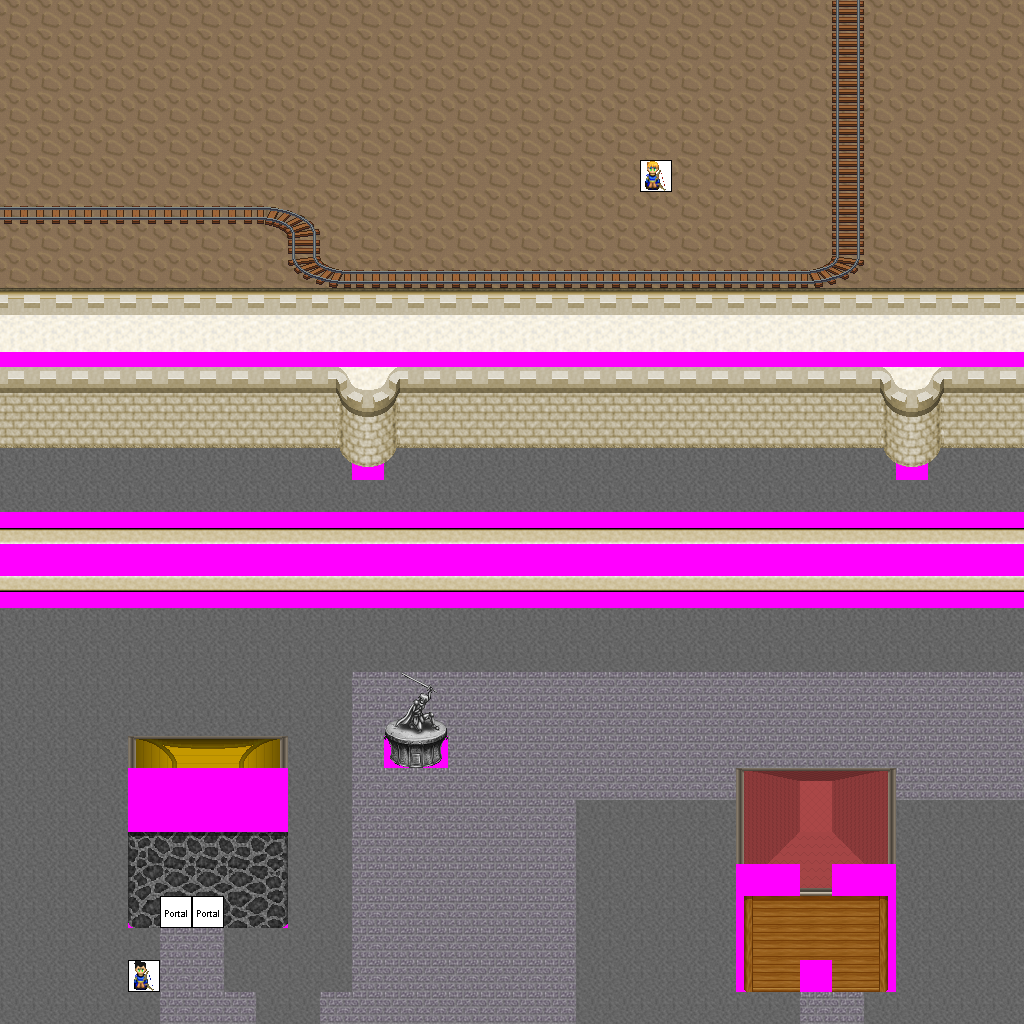

This game map was drawn from its Tiled (.tmx) file and the tilesets committed beside it. A one-line description and the trimmed map source follow:
An orthogonal 32x32 tile map with 32x32 px tiles, 7 tile layers (Ground, Objects, Above, Walkable, ...), 16 tilesets and 18 objects (9x newmap, from_west_0, from_west_1, from_west_2, from_east_0, ...).

<map version="1.0" orientation="orthogonal" width="32" height="32" tilewidth="32" tileheight="32">
 <tileset firstgid="1" name="ground_brown" tilewidth="32" tileheight="32">
  <image source="../drawable/ground_brown.png" width="160" height="32" />
 </tileset>
 <tileset firstgid="6" name="building_castle" tilewidth="32" tileheight="32">
  <image source="../drawable/building_castle.png" width="640" height="512" />
 </tileset>
 <tileset firstgid="326" name="ground_indoor_tiles" tilewidth="32" tileheight="32">
  <image source="../drawable/ground_indoor_tiles.png" width="64" height="128" />
 </tileset>
 <tileset firstgid="334" name="building_wall_wall_brown" tilewidth="32" tileheight="32">
  <image source="../drawable/building_wall_wall_brown.png" width="96" height="128" />
 </tileset>
 <tileset firstgid="346" name="building_door_door_n" tilewidth="32" tileheight="32">
  <image source="../drawable/building_door_door_n.png" width="96" height="64" />
 </tileset>
 <tileset firstgid="352" name="building_roof_red" tilewidth="32" tileheight="32">
  <image source="../drawable/building_roof_red.png" width="160" height="128" />
 </tileset>
 <tileset firstgid="372" name="logic_creature_human_imperial" tilewidth="32" tileheight="32">
  <image source="../drawable/logic_creature_human_imperial.png" width="256" height="64" />
 </tileset>
 <tileset firstgid="388" name="logic_portal" tilewidth="32" tileheight="32">
  <image source="../drawable/logic_portal.png" width="256" height="96" />
 </tileset>
 <tileset firstgid="412" name="building_wall_stone_grey" tilewidth="32" tileheight="32">
  <image source="../drawable/building_wall_stone_grey.png" width="96" height="128" />
 </tileset>
 <tileset firstgid="424" name="building_roof_yellow" tilewidth="32" tileheight="32">
  <image source="../drawable/building_roof_yellow.png" width="160" height="128" />
 </tileset>
 <tileset firstgid="444" name="building_door_closed" tilewidth="32" tileheight="32">
  <image source="../drawable/building_door_closed.png" width="32" height="32" />
 </tileset>
 <tileset firstgid="445" name="ground_water_water" tilewidth="32" tileheight="32">
  <image source="../drawable/ground_water_water.png" width="96" height="256" />
 </tileset>
 <tileset firstgid="469" name="item_statue_swordsman" tilewidth="32" tileheight="32">
  <image source="../drawable/item_statue_swordsman.png" width="128" height="96" />
 </tileset>
 <tileset firstgid="481" name="building_wall_int_grey" tilewidth="32" tileheight="32">
  <image source="../drawable/building_wall_int_grey.png" width="352" height="352" />
 </tileset>
 <tileset firstgid="602" name="object_mine_rails_2" tilewidth="32" tileheight="32">
  <image source="../drawable/object_mine_rails_2.png" width="256" height="256" />
 </tileset>
 <tileset firstgid="666" name="walkable_sentinel" tilewidth="32" tileheight="32">
  <image source="../drawable/walkable_sentinel.png" width="32" height="32" />
 </tileset>
 <layer name="Ground" width="32" height="32">
  <data>[1024 cells, 1024 non-empty, 6 distinct tile ids]</data>
 </layer>
 <layer name="Objects" width="32" height="32">
  <data>[1024 cells, 52 non-empty, 16 distinct tile ids]</data>
 </layer>
 <layer name="Above" width="32" height="32">
  <data>[1024 cells, 39 non-empty, 38 distinct tile ids]</data>
 </layer>
 <layer name="Walkable" width="32" height="32">
  <data>[1024 cells, 303 non-empty, 1 distinct tile ids]</data>
 </layer>
 <layer name="Objects_stendhal" width="32" height="32">
  <data>[1024 cells, 261 non-empty, 39 distinct tile ids]</data>
 </layer>
 <layer name="Above_stendhal" width="32" height="32">
  <data>[1024 cells, 1 non-empty, 1 distinct tile ids]</data>
 </layer>
 <layer name="Objects_stendhal2" width="32" height="32">
  <data>[1024 cells, 4 non-empty, 3 distinct tile ids]</data>
 </layer>
 <objectgroup name="Mapevents" width="32" height="32">
  <object name="exit_east_0" type="newmap" x="992" y="0" width="32" height="288">
   <properties>
    <property name="map" value="level_1_fado_great_cave_w2_x3_y2" />
    <property name="place" value="from_east_0" />
   </properties>
  </object>
  <object name="exit_east_1" type="newmap" x="992" y="448" width="32" height="64">
   <properties>
    <property name="map" value="level_1_fado_great_cave_w2_x3_y2" />
    <property name="place" value="from_east_1" />
   </properties>
  </object>
  <object name="exit_east_2" type="newmap" x="992" y="608" width="32" height="416">
   <properties>
    <property name="map" value="level_1_fado_great_cave_w2_x3_y2" />
    <property name="place" value="from_east_2" />
   </properties>
  </object>
  <object name="exit_west_0" type="newmap" x="0" y="0" width="32" height="288">
   <properties>
    <property name="map" value="level_1_fado_great_cave_w2_x1_y2" />
    <property name="place" value="from_west_0" />
   </properties>
  </object>
  <object name="exit_west_1" type="newmap" x="0" y="448" width="32" height="64">
   <properties>
    <property name="map" value="level_1_fado_great_cave_w2_x1_y2" />
    <property name="place" value="from_west_1" />
   </properties>
  </object>
  <object name="exit_west_2" type="newmap" x="0" y="608" width="32" height="416">
   <properties>
    <property name="map" value="level_1_fado_great_cave_w2_x1_y2" />
    <property name="place" value="from_west_2" />
   </properties>
  </object>
  <object name="exit_south_0" type="newmap" x="0" y="992" width="1024" height="32">
   <properties>
    <property name="map" value="level_1_fado_great_cave_w2_x2_y3" />
    <property name="place" value="from_south_0" />
   </properties>
  </object>
  <object name="exit_north_0" type="newmap" x="0" y="0" width="672" height="32">
   <properties>
    <property name="map" value="level_1_fado_great_cave_w2_x2_y1" />
    <property name="place" value="from_north_0" />
   </properties>
  </object>
  <object name="exit_north_1" type="newmap" x="768" y="0" width="256" height="32">
   <properties>
    <property name="map" value="level_1_fado_great_cave_w2_x2_y1" />
    <property name="place" value="from_north_1" />
   </properties>
  </object>
 </objectgroup>
 <objectgroup name="Spawn" width="32" height="32">
  <object name="from_west_0" x="992" y="128" width="32" height="32" />
  <object name="from_west_1" x="992" y="480" width="32" height="32" />
  <object name="from_west_2" x="992" y="800" width="32" height="32" />
  <object name="from_east_0" x="0" y="128" width="32" height="32" />
  <object name="from_east_1" x="0" y="480" width="32" height="32" />
  <object name="from_east_2" x="0" y="800" width="32" height="32" />
  <object name="from_north_0" x="512" y="992" width="32" height="32" />
  <object name="from_south_0" x="320" y="0" width="32" height="32" />
  <object name="from_south_1" x="896" y="0" width="32" height="32" />
 </objectgroup>
 <objectgroup name="Keys" width="32" height="32" />
 <objectgroup name="Replace" width="32" height="32" />
</map>
